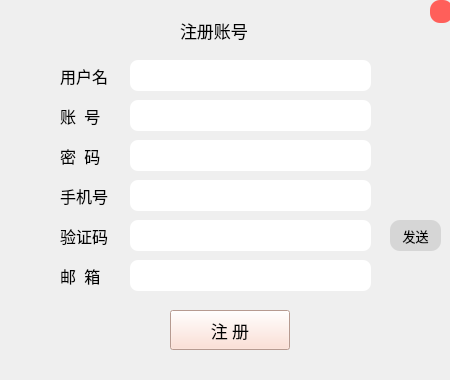
<?xml version="1.0" encoding="UTF-8"?>
<ui version="4.0">
 <class>Form</class>
 <widget class="QWidget" name="Form">
  <property name="geometry">
   <rect>
    <x>0</x>
    <y>0</y>
    <width>450</width>
    <height>380</height>
   </rect>
  </property>
  <property name="windowTitle">
   <string>Form</string>
  </property>
  <widget class="QFrame" name="frame">
   <property name="geometry">
    <rect>
     <x>0</x>
     <y>0</y>
     <width>451</width>
     <height>381</height>
    </rect>
   </property>
   <property name="styleSheet">
    <string notr="true">#frame {border:none;background-image: url(:/newPrefix/back1.png);}</string>
   </property>
   <property name="frameShape">
    <enum>QFrame::StyledPanel</enum>
   </property>
   <property name="frameShadow">
    <enum>QFrame::Raised</enum>
   </property>
   <widget class="QLabel" name="label">
    <property name="geometry">
     <rect>
      <x>60</x>
      <y>60</y>
      <width>61</width>
      <height>31</height>
     </rect>
    </property>
    <property name="font">
     <font>
      <family>幼圆</family>
      <pointsize>12</pointsize>
     </font>
    </property>
    <property name="styleSheet">
     <string notr="true">background:transparent;</string>
    </property>
    <property name="text">
     <string>用户名</string>
    </property>
   </widget>
   <widget class="QLineEdit" name="lineEdit">
    <property name="geometry">
     <rect>
      <x>130</x>
      <y>60</y>
      <width>241</width>
      <height>31</height>
     </rect>
    </property>
    <property name="font">
     <font>
      <family>幼圆</family>
      <pointsize>12</pointsize>
     </font>
    </property>
    <property name="styleSheet">
     <string notr="true">border-radius:8px;</string>
    </property>
   </widget>
   <widget class="QLabel" name="label_2">
    <property name="geometry">
     <rect>
      <x>60</x>
      <y>100</y>
      <width>61</width>
      <height>31</height>
     </rect>
    </property>
    <property name="font">
     <font>
      <family>幼圆</family>
      <pointsize>12</pointsize>
     </font>
    </property>
    <property name="styleSheet">
     <string notr="true">background:transparent;</string>
    </property>
    <property name="text">
     <string>账  号</string>
    </property>
   </widget>
   <widget class="QLabel" name="label_3">
    <property name="geometry">
     <rect>
      <x>60</x>
      <y>180</y>
      <width>61</width>
      <height>31</height>
     </rect>
    </property>
    <property name="font">
     <font>
      <family>幼圆</family>
      <pointsize>12</pointsize>
     </font>
    </property>
    <property name="styleSheet">
     <string notr="true">background:transparent;</string>
    </property>
    <property name="text">
     <string>手机号</string>
    </property>
   </widget>
   <widget class="QLabel" name="label_4">
    <property name="geometry">
     <rect>
      <x>60</x>
      <y>260</y>
      <width>61</width>
      <height>31</height>
     </rect>
    </property>
    <property name="font">
     <font>
      <family>幼圆</family>
      <pointsize>12</pointsize>
     </font>
    </property>
    <property name="styleSheet">
     <string notr="true">background:transparent;</string>
    </property>
    <property name="text">
     <string>邮  箱</string>
    </property>
   </widget>
   <widget class="QLabel" name="label_5">
    <property name="geometry">
     <rect>
      <x>60</x>
      <y>140</y>
      <width>61</width>
      <height>31</height>
     </rect>
    </property>
    <property name="font">
     <font>
      <family>幼圆</family>
      <pointsize>12</pointsize>
     </font>
    </property>
    <property name="styleSheet">
     <string notr="true">background:transparent;</string>
    </property>
    <property name="text">
     <string>密  码</string>
    </property>
   </widget>
   <widget class="QPushButton" name="pushButton">
    <property name="geometry">
     <rect>
      <x>170</x>
      <y>310</y>
      <width>120</width>
      <height>40</height>
     </rect>
    </property>
    <property name="font">
     <font>
      <family>幼圆</family>
      <pointsize>13</pointsize>
     </font>
    </property>
    <property name="styleSheet">
     <string notr="true">background-color: rgb(255, 216, 202);
border:1px solid rgb(102, 102, 104)；</string>
    </property>
    <property name="text">
     <string>注 册</string>
    </property>
   </widget>
   <widget class="QPushButton" name="pushButton_2">
    <property name="geometry">
     <rect>
      <x>430</x>
      <y>0</y>
      <width>23</width>
      <height>23</height>
     </rect>
    </property>
    <property name="styleSheet">
     <string notr="true">border-radius:10px;
background-color: rgb(255, 95, 90);</string>
    </property>
    <property name="text">
     <string/>
    </property>
   </widget>
   <widget class="QLineEdit" name="lineEdit_2">
    <property name="geometry">
     <rect>
      <x>130</x>
      <y>100</y>
      <width>241</width>
      <height>31</height>
     </rect>
    </property>
    <property name="font">
     <font>
      <family>幼圆</family>
      <pointsize>12</pointsize>
     </font>
    </property>
    <property name="styleSheet">
     <string notr="true">border-radius:8px;</string>
    </property>
   </widget>
   <widget class="QLineEdit" name="lineEdit_3">
    <property name="geometry">
     <rect>
      <x>130</x>
      <y>140</y>
      <width>241</width>
      <height>31</height>
     </rect>
    </property>
    <property name="font">
     <font>
      <family>幼圆</family>
      <pointsize>12</pointsize>
     </font>
    </property>
    <property name="styleSheet">
     <string notr="true">border-radius:8px;</string>
    </property>
   </widget>
   <widget class="QLineEdit" name="lineEdit_4">
    <property name="geometry">
     <rect>
      <x>130</x>
      <y>180</y>
      <width>241</width>
      <height>31</height>
     </rect>
    </property>
    <property name="font">
     <font>
      <family>幼圆</family>
      <pointsize>12</pointsize>
     </font>
    </property>
    <property name="styleSheet">
     <string notr="true">border-radius:8px;</string>
    </property>
   </widget>
   <widget class="QLineEdit" name="lineEdit_5">
    <property name="geometry">
     <rect>
      <x>130</x>
      <y>260</y>
      <width>241</width>
      <height>31</height>
     </rect>
    </property>
    <property name="font">
     <font>
      <family>幼圆</family>
      <pointsize>12</pointsize>
     </font>
    </property>
    <property name="styleSheet">
     <string notr="true">border-radius:8px;</string>
    </property>
   </widget>
   <widget class="QLabel" name="label_6">
    <property name="geometry">
     <rect>
      <x>60</x>
      <y>220</y>
      <width>61</width>
      <height>31</height>
     </rect>
    </property>
    <property name="font">
     <font>
      <family>幼圆</family>
      <pointsize>12</pointsize>
     </font>
    </property>
    <property name="styleSheet">
     <string notr="true">background:transparent;</string>
    </property>
    <property name="text">
     <string>验证码</string>
    </property>
   </widget>
   <widget class="QLineEdit" name="lineEdit_6">
    <property name="geometry">
     <rect>
      <x>130</x>
      <y>220</y>
      <width>241</width>
      <height>31</height>
     </rect>
    </property>
    <property name="font">
     <font>
      <family>幼圆</family>
      <pointsize>12</pointsize>
     </font>
    </property>
    <property name="styleSheet">
     <string notr="true">border-radius:8px;</string>
    </property>
   </widget>
   <widget class="QLabel" name="label_7">
    <property name="geometry">
     <rect>
      <x>180</x>
      <y>10</y>
      <width>101</width>
      <height>41</height>
     </rect>
    </property>
    <property name="font">
     <font>
      <family>幼圆</family>
      <pointsize>13</pointsize>
     </font>
    </property>
    <property name="text">
     <string>注册账号</string>
    </property>
   </widget>
   <widget class="QPushButton" name="pushButton_3">
    <property name="geometry">
     <rect>
      <x>390</x>
      <y>220</y>
      <width>51</width>
      <height>31</height>
     </rect>
    </property>
    <property name="font">
     <font>
      <family>幼圆</family>
      <pointsize>10</pointsize>
     </font>
    </property>
    <property name="styleSheet">
     <string notr="true">border-radius:10px;
background-color: rgb(214, 214, 214);</string>
    </property>
    <property name="text">
     <string>发送</string>
    </property>
   </widget>
  </widget>
 </widget>
 <resources>
  <include location="main_image.qrc"/>
 </resources>
 <connections>
  <connection>
   <sender>pushButton</sender>
   <signal>clicked()</signal>
   <receiver>Form</receiver>
   <slot>register()</slot>
   <hints>
    <hint type="sourcelabel">
     <x>256</x>
     <y>329</y>
    </hint>
    <hint type="destinationlabel">
     <x>268</x>
     <y>432</y>
    </hint>
   </hints>
  </connection>
  <connection>
   <sender>pushButton_2</sender>
   <signal>clicked()</signal>
   <receiver>Form</receiver>
   <slot>exit()</slot>
   <hints>
    <hint type="sourcelabel">
     <x>439</x>
     <y>14</y>
    </hint>
    <hint type="destinationlabel">
     <x>553</x>
     <y>57</y>
    </hint>
   </hints>
  </connection>
  <connection>
   <sender>pushButton_3</sender>
   <signal>clicked()</signal>
   <receiver>Form</receiver>
   <slot>send_num()</slot>
   <hints>
    <hint type="sourcelabel">
     <x>407</x>
     <y>248</y>
    </hint>
    <hint type="destinationlabel">
     <x>493</x>
     <y>357</y>
    </hint>
   </hints>
  </connection>
 </connections>
 <slots>
  <slot>register()</slot>
  <slot>exit()</slot>
  <slot>send_num()</slot>
 </slots>
</ui>
